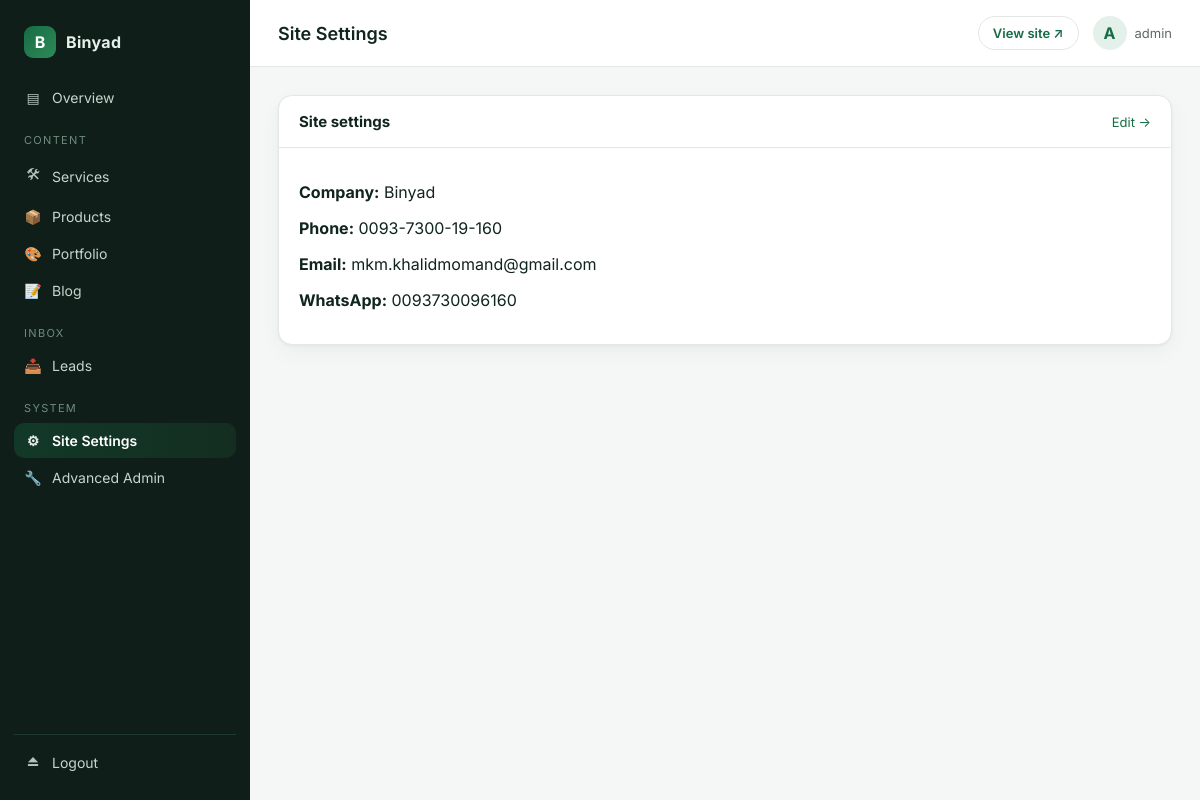
The page /control/settings/ (signed in) on the database its author committed.
### apps/core/models.py (models this page shows, shortened)
class SiteSettings(models.Model):
    company_name = models.CharField(max_length=120, default="Binyad")
    name_fa = models.CharField(max_length=120, default="بنیاد")
    name_ps = models.CharField(max_length=120, default="بنیاد")
    name_en = models.CharField(max_length=120, default="Binyad")
    tagline_fa = models.CharField(max_length=255, default="راه‌حل‌های مدیریت، اداری و تکنالوژی")
    tagline_ps = models.CharField(max_length=255, blank=True)
    tagline_en = models.CharField(max_length=255, default="Business, Management & IT Solutions")
    logo = models.ImageField(upload_to="brand/", blank=True, validators=[FileExtensionValidator(["png","jpg","jpeg","svg","webp"])])
    favicon = models.ImageField(upload_to="brand/", blank=True)
    phone = models.CharField(max_length=40, blank=True)
    whatsapp = models.CharField(max_length=40, blank=True, help_text="International format without +, e.g. 93700000000")
    email = models.EmailField(blank=True)
    address_fa = models.CharField(max_length=255, blank=True)
    address_ps = models.CharField(max_length=255, blank=True)
    address_en = models.CharField(max_length=255, blank=True)
    facebook = models.URLField(blank=True)
    instagram = models.URLField(blank=True)
    linkedin = models.URLField(blank=True)
    telegram = models.URLField(blank=True)
    opening_hours_fa = models.CharField(max_length=255, blank=True)
    opening_hours_ps = models.CharField(max_length=255, blank=True)
    opening_hours_en = models.CharField(max_length=255, blank=True)
    google_maps_url = models.URLField(blank=True)
    footer_text_fa = models.TextField(blank=True)
    footer_text_ps = models.TextField(blank=True)
    footer_text_en = models.TextField(blank=True)
    class Meta:
        verbose_name = _("Site Settings")
        verbose_name_plural = _("Site Settings")
    @classmethod
    def load(cls):
        obj, _ = cls.objects.get_or_create(pk=1)
        return obj

### apps/dashboard/views.py (the view)
# urls.py: path("settings/", views.SettingsView.as_view(), name="settings"),
class SettingsView(StaffRequiredMixin, TemplateView):
    template_name = "dashboard/settings.html"
    def get_context_data(self, **kwargs):
        ctx = super().get_context_data(**kwargs)
        ctx["site"] = SiteSettings.objects.first()
        return ctx

### apps/core/context_processors.py (called while the page is built)
def site_settings(request):
    try:
        return {
            "site": SiteSettings.load(),
            "nav_items": NavItem.objects.filter(active=True),
            "social_links": SocialLink.objects.filter(active=True),
        }
    except Exception:
        return {"site": None, "nav_items": [], "social_links": []}

### apps/dashboard/context_processors.py (called while the page is built)
def dashboard_context(request):
    if not request.path.startswith("/control/"):
        return {}
    from apps.core.models import SiteSettings
    try:
        site = SiteSettings.objects.first()
    except Exception:
        site = None
    return {
        "site_settings": site,
        "dashboard_brand": "Binyad Control Panel",
    }

### apps/dashboard/mixins.py (called while the page is built)
    def test_func(self):
        u = self.request.user
        return u.is_authenticated and u.is_staff and u.is_active

### templates/dashboard/settings.html
{% extends "dashboard/base.html" %}
{% block page_title %}Site Settings{% endblock %}
{% block content %}
<section class="panel">
    <header class="panel-head">
        <h2>Site settings</h2>
        <a class="panel-action" href="/binyad-admin/core/sitesettings/" target="_blank">Edit →</a>
    </header>
    <div class="panel-body">
        {% if site %}
        <p><strong>Company:</strong> {{ site.company_name }}</p>
        <p><strong>Phone:</strong> {{ site.phone }}</p>
        <p><strong>Email:</strong> {{ site.email }}</p>
        <p><strong>WhatsApp:</strong> {{ site.whatsapp }}</p>
        {% else %}
        <p style="color:#5B6B63;">No SiteSettings row yet. <a href="/binyad-admin/core/sitesettings/add/">Create one →</a></p>
        {% endif %}
    </div>
</section>
{% endblock %}

### templates/dashboard/base.html (shortened to what this page needs)
{% load static i18n %}
<!DOCTYPE html>
<html lang="en">
<head>
    <link rel="stylesheet" href="{% static 'css/dashboard.css' %}">
</head>
<body class="dash-body">
<div class="dash-shell">
    <aside class="dash-sidebar" id="dashSidebar">
        <div class="dash-brand">
            <span class="brand-mark">B</span>
            <span class="brand-text">Binyad</span>
        </div>
        <nav class="dash-nav">
            <a class="dash-link {% if request.resolver_match.url_name == 'index' %}is-active{% endif %}"
               href="{% url 'dashboard:index' %}">
                <span class="nav-ico">▤</span> Overview
            </a>
            <div class="nav-group">Content</div>
            <a class="dash-link {% if 'content/services' in request.path %}is-active{% endif %}"
               href="{% url 'dashboard:content_list' 'services' %}">
                <span class="nav-ico">🛠</span> Services
            </a>
            <a class="dash-link {% if 'content/products' in request.path %}is-active{% endif %}"
               href="{% url 'dashboard:content_list' 'products' %}">
                <span class="nav-ico">📦</span> Products
            </a>
            <a class="dash-link {% if 'content/portfolio' in request.path %}is-active{% endif %}"
               href="{% url 'dashboard:content_list' 'portfolio' %}">
                <span class="nav-ico">🎨</span> Portfolio
            </a>
            <a class="dash-link {% if 'content/blog' in request.path %}is-active{% endif %}"
               href="{% url 'dashboard:content_list' 'blog' %}">
                <span class="nav-ico">📝</span> Blog
            </a>
            <div class="nav-group">Inbox</div>
            <a class="dash-link {% if '/leads/' in request.path %}is-active{% endif %}"
               href="{% url 'dashboard:leads' %}">
                <span class="nav-ico">📥</span> Leads
            </a>
            <div class="nav-group">System</div>
            <a class="dash-link {% if '/settings/' in request.path %}is-active{% endif %}"
               href="{% url 'dashboard:settings' %}">
                <span class="nav-ico">⚙</span> Site Settings
            </a>
            <a class="dash-link" href="/binyad-admin/" target="_blank">
                <span class="nav-ico">🔧</span> Advanced Admin
            </a>
        </nav>
        <div class="dash-sidebar-footer">
            <a class="dash-link" href="{% url 'dashboard:logout' %}">
                <span class="nav-ico">⏏</span> Logout
            </a>
        </div>
    </aside>
    <div class="dash-main">
        <header class="dash-topbar">
            <h1 class="dash-page-title">{% block page_title %}Dashboard{% endblock %}</h1>
            <div class="dash-topbar-right">
                <a class="dash-btn dash-btn-ghost" href="/" target="_blank">View site ↗</a>
                <div class="dash-user">
                    <span class="dash-avatar">{{ request.user.username|slice:":1"|upper }}</span>
                    <span class="dash-user-name">{{ request.user.get_full_name|default:request.user.username }}</span>
                </div>
            </div>
        </header>
        <main class="dash-content">
            {% block content %}{% endblock %}
        </main>
    </div>
</div>
</body>
</html>

### static/css/dashboard.css (style rules this page uses)
:root { --bg: #0F1E18; --bg-elev: #142A22; --bg-panel: #FFFFFF; --border: #E3E8E5; --border-dark: #1E3A2E; --text: #10251C; --text-mute: #5B6B63; --text-inv: #E6F0EA; --brand: #176B45; --brand-2: #2E8B57; --brand-soft: #E4F1EA; --danger: #B23A3A; --radius: 14px; --radius-sm: 10px; --shadow: 0 1px 3px rgba(16,37,28,.06), 0 8px 24px rgba(16,37,28,.04); --shadow-lg: 0 20px 50px rgba(0,0,0,.18); }
* { box-sizing: border-box; }
html, body { margin: 0; padding: 0; }
body.dash-body { font-family: "Inter", system-ui, -apple-system, Segoe UI, Roboto, sans-serif; background: #F4F7F5; color: var(--text); min-height: 100vh; }
.dash-shell { display: flex; min-height: 100vh; }
.dash-sidebar { width: 250px; background: var(--bg); color: var(--text-inv); display: flex; flex-direction: column; padding: 20px 14px; position: sticky; top: 0; height: 100vh; transition: transform .2s ease; }
.dash-brand { display: flex; align-items: center; gap: 10px; padding: 6px 10px 22px; }
.brand-mark { width: 32px; height: 32px; border-radius: 9px; background: linear-gradient(135deg, var(--brand), var(--brand-2)); display: grid; place-items: center; font-weight: 700; color: #fff; }
.brand-text { font-weight: 700; letter-spacing: .02em; }
.dash-nav { display: flex; flex-direction: column; gap: 2px; flex: 1; }
.nav-group { font-size: 11px; text-transform: uppercase; letter-spacing: .12em; color: #6F8B7E; padding: 16px 10px 6px; }
.dash-link { display: flex; align-items: center; gap: 10px; padding: 9px 10px; border-radius: var(--radius-sm); color: #C6D6CD; text-decoration: none; font-size: 14px; transition: background .15s ease, color .15s ease; }
.dash-link.is-active { background: linear-gradient(90deg, rgba(23,107,69,.35), rgba(46,139,87,.15)); color: #fff; font-weight: 600; }
.nav-ico { width: 18px; text-align: center; opacity: .9; }
.dash-sidebar-footer { padding-top: 10px; border-top: 1px solid var(--border-dark); }
.dash-main { flex: 1; display: flex; flex-direction: column; min-width: 0; }
.dash-topbar { background: #fff; border-bottom: 1px solid var(--border); padding: 16px 28px; display: flex; align-items: center; gap: 16px; position: sticky; top: 0; z-index: 10; }
.dash-page-title { font-size: 18px; font-weight: 600; margin: 0; flex: 1; }
.dash-topbar-right { display: flex; align-items: center; gap: 14px; }
.dash-user { display: flex; align-items: center; gap: 8px; }
.dash-avatar { width: 34px; height: 34px; border-radius: 50%; background: var(--brand-soft); color: var(--brand); display: grid; place-items: center; font-weight: 700; }
.dash-user-name { font-size: 13px; color: var(--text-mute); }
.dash-btn { display: inline-flex; align-items: center; gap: 6px; padding: 8px 14px; border-radius: 999px; font-size: 13px; font-weight: 600; text-decoration: none; }
.dash-btn-ghost { color: var(--brand); border: 1px solid var(--border); background: #fff; }
.dash-content { padding: 28px; max-width: 1280px; width: 100%; }
.panel { background: #fff; border: 1px solid var(--border); border-radius: var(--radius); box-shadow: var(--shadow); overflow: hidden; }
.panel-head { display: flex; align-items: center; justify-content: space-between; padding: 16px 20px; border-bottom: 1px solid var(--border); }
.panel-head h2 { margin: 0; font-size: 15px; }
.panel-action { font-size: 13px; color: var(--brand); text-decoration: none; }
.panel-body { padding: 18px 20px; }

### rows shown on the page
SiteSettings: company_name "Binyad", phone "0093-7300-19-160", email "mkm.khalidmomand@gmail.com", whatsapp "0093730096160"

### other values the page prints
{{ request.user.username|slice:":1"|upper }} "A"
{{ request.user.get_full_name|default:request.user.username }} "admin"
